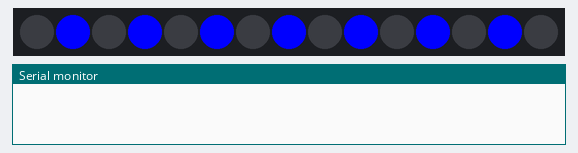
This sketch was run on a simulated Arduino Uno, built for the host (arithmetic inside an expression is 32-bit, double 64-bit). Shown: 15 RGB LEDs in strip order, left to right, the last lines printed to the serial monitor. WiFi joins after 1.5 s; servers stay silent unless stated; uploads are accepted with an empty reply.

Above: at 1.1 s.
At 10.6 s:
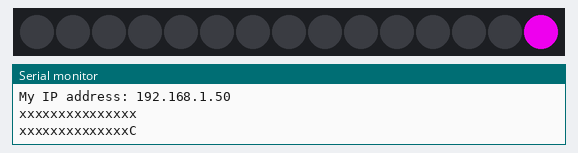

The sketch:

JiminyBar.ino
```cpp
#include <Adafruit_NeoPixel.h>
#include <SPI.h>
#include <Ethernet.h>

#define PIN            6
#define NUMPIXELS      15
Adafruit_NeoPixel jiminy = Adafruit_NeoPixel(NUMPIXELS, PIN, NEO_GRB + NEO_KHZ800);

byte mac[] = {0xDE, 0xAD, 0xBE, 0xEF, 0xFE, 0xED};

boolean inBody = false;
char resBody[15];
int bodyCur = 0;
char resBuffer[6];

EthernetClient client;

// Server running Jiminy agent
char server[] = "puppet.example.com";

unsigned long lastConnectionTime = 0;
boolean lastConnected = false;
const unsigned long postingInterval = 5*1000;

void setup() {
  jiminy.begin();
  for(int k=0; k < 15; k++) {
    jiminy.setPixelColor(k, jiminy.Color(0,0,0));
  }
  jiminy.show();
  Serial.begin(9600);

  delay(1000);

  for(int j=0; j < 15; j = j + 2) {
    jiminy.setPixelColor(j, jiminy.Color(0,0,0));
  }
  for(int j=1; j < 15; j = j + 2) {
    jiminy.setPixelColor(j, jiminy.Color(0,0,255));
  }
  jiminy.show();

  while (Ethernet.begin(mac) != 1) {
    Serial.println("Error getting IP address via DHCP, trying again...");

    for(int i=0; i < 10; i++) {
      for(int j=0; j < 5; j++) {
        jiminy.setPixelColor(j, jiminy.Color(0,255,0));
      }
      for(int j=5; j < 10; j++) {
        jiminy.setPixelColor(j, jiminy.Color(0,0,0));
      }
      for(int j=10; j < 15; j++) {
        jiminy.setPixelColor(j, jiminy.Color(0,255,0));
      }
      jiminy.show();

      delay(1000);

      for(int j=0; j < 5; j++) {
        jiminy.setPixelColor(j, jiminy.Color(0,0,0));
      }
      for(int j=5; j < 10; j++) {
        jiminy.setPixelColor(j, jiminy.Color(0,255,0));
      }
      for(int j=10; j < 15; j++) {
        jiminy.setPixelColor(j, jiminy.Color(0,0,0));
      }
      jiminy.show();

      delay(1000);

      for(int j=0; j < 15; j = j + 2) {
        jiminy.setPixelColor(j, jiminy.Color(0,0,0));
      }
      for(int j=1; j < 15; j = j + 2) {
        jiminy.setPixelColor(j, jiminy.Color(0,0,255));
      }
      jiminy.show();
    }
  }

  Serial.print("My IP address: ");
  Serial.println(Ethernet.localIP());
}

void loop() {\
  if (client.available()) {
    char c = client.read();

    if (!inBody) {
      resBuffer[0] = resBuffer[1];
      resBuffer[1] = resBuffer[2];
      resBuffer[2] = resBuffer[3];
      resBuffer[3] = resBuffer[4];
      resBuffer[4] = resBuffer[5];
      resBuffer[5] = c;

      if (resBuffer[0]-0 == 10 && resBuffer[1]-0 == 13) {
        inBody = true;
      }
    } else if (inBody && bodyCur < 16) {
      resBody[bodyCur] = c;
      bodyCur++;
    }
  }

  if (!client.connected() && lastConnected) {
    client.stop();

    for(int i=0; i < 15; i++) {
      switch(resBody[i]) {
        case 'U':
          jiminy.setPixelColor(i, jiminy.Color(150,0,0));
          Serial.print('G');
          break;
        case 'C':
          jiminy.setPixelColor(i, jiminy.Color(200,0,200));
          Serial.print('C');
          break;
        case 'F':
          jiminy.setPixelColor(i, jiminy.Color(0,255,0));
          Serial.print('R');
          break;
        case 'N':
          jiminy.setPixelColor(i, jiminy.Color(127,255,0));
          Serial.print('O');
          break;
        default:
          jiminy.setPixelColor(i, jiminy.Color(0,0,0));
          Serial.print('x');
          break;
      }
    }
    jiminy.show();
    Serial.println();
    bodyCur = 0;
    inBody = false;
    resBuffer[0] == 0;
    resBuffer[1] == 0;
    resBuffer[2] == 0;
  }

  if(!client.connected() && (millis() - lastConnectionTime > postingInterval)) {
    httpRequest();
  }
  lastConnected = client.connected();
}

void httpRequest() {
  if (client.connect(server, 1492)) {
    client.println("GET /jiminy HTTP/1.1");
    client.println("Host: puppet.example.com"); //Server running Jiminy agent
    client.println("User-Agent: jiminy-bar");
    client.println("Connection: close");
    client.println();

    lastConnectionTime = millis();
  }
  else {
    Serial.println("connection failed");
    client.stop();

    for(int j=0; j < 500; j++) {
      for(int k=0; k < 15; k++) {
        jiminy.setPixelColor(k, jiminy.Color(0,map(j,0,500,0,255),0));
      }
      jiminy.show();

      delay(10);
    }
    for(int j=0; j < 500; j++) {
      for(int k=0; k < 75; k++) {
        jiminy.setPixelColor(k, jiminy.Color(0,map(500-j,0,500,0,255),0));
      }
      jiminy.show();

      delay(5);
    }
  }
}
```

Measured:
- what the display in image 0 shows lasts 4.3 s, from 1.0 s to 5.3 s
